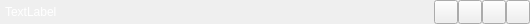
    <widget class="QWidget" name="top" native="true">
     <property name="sizePolicy">
      <sizepolicy hsizetype="Expanding" vsizetype="Fixed">
       <horstretch>0</horstretch>
       <verstretch>0</verstretch>
      </sizepolicy>
     </property>
     <property name="minimumSize">
      <size>
       <width>0</width>
       <height>24</height>
      </size>
     </property>
     <property name="maximumSize">
      <size>
       <width>16777215</width>
       <height>24</height>
      </size>
     </property>
     <property name="styleSheet">
      <string notr="true">#top
{
background-color:rgb(52, 52, 52);
}</string>
     </property>
     <layout class="QHBoxLayout" name="horizontalLayout">
      <property name="spacing">
       <number>0</number>
      </property>
      <property name="leftMargin">
       <number>5</number>
      </property>
      <property name="topMargin">
       <number>0</number>
      </property>
      <property name="rightMargin">
       <number>0</number>
      </property>
      <property name="bottomMargin">
       <number>0</number>
      </property>
      <item>
       <widget class="QLabel" name="label">
        <property name="styleSheet">
         <string notr="true">QLabel
{
color:white;
}</string>
        </property>
        <property name="text">
         <string>TextLabel</string>
        </property>
       </widget>
      </item>
      <item>
       <spacer name="horizontalSpacer">
        <property name="orientation">
         <enum>Qt::Horizontal</enum>
        </property>
        <property name="sizeHint" stdset="0">
         <size>
          <width>377</width>
          <height>20</height>
         </size>
        </property>
       </spacer>
      </item>
      <item>
       <widget class="QPushButton" name="lock">
        <property name="sizePolicy">
         <sizepolicy hsizetype="Fixed" vsizetype="Fixed">
          <horstretch>0</horstretch>
          <verstretch>0</verstretch>
         </sizepolicy>
        </property>
        <property name="minimumSize">
         <size>
          <width>24</width>
          <height>24</height>
         </size>
        </property>
        <property name="maximumSize">
         <size>
          <width>24</width>
          <height>24</height>
         </size>
        </property>
        <property name="styleSheet">
         <string notr="true">#lock
{
border-image: url(:/res/telephone/frw.png);
}
#lock:checked
{
border-image: url(:/res/telephone/fro.png)
}</string>
        </property>
        <property name="text">
         <string/>
        </property>
        <property name="checkable">
         <bool>true</bool>
        </property>
       </widget>
      </item>
      <item>
       <widget class="QPushButton" name="min">
        <property name="sizePolicy">
         <sizepolicy hsizetype="Fixed" vsizetype="Fixed">
          <horstretch>0</horstretch>
          <verstretch>0</verstretch>
         </sizepolicy>
        </property>
        <property name="minimumSize">
         <size>
          <width>24</width>
          <height>24</height>
         </size>
        </property>
        <property name="maximumSize">
         <size>
          <width>24</width>
          <height>24</height>
         </size>
        </property>
        <property name="styleSheet">
         <string notr="true">#min
{
border-image: url(:/res/telephone/mini.png);
}
#min:hover
{
background-color:rgba(223, 223, 223,120);
}</string>
        </property>
        <property name="text">
         <string/>
        </property>
       </widget>
      </item>
      <item>
       <widget class="QPushButton" name="ctrl">
        <property name="sizePolicy">
         <sizepolicy hsizetype="Fixed" vsizetype="Fixed">
          <horstretch>0</horstretch>
          <verstretch>0</verstretch>
         </sizepolicy>
        </property>
        <property name="minimumSize">
         <size>
          <width>24</width>
          <height>24</height>
         </size>
        </property>
        <property name="maximumSize">
         <size>
          <width>24</width>
          <height>24</height>
         </size>
        </property>
        <property name="styleSheet">
         <string notr="true">#ctrl
{
border-image: url(:/res/telephone/ctrl_max.png);
}
#ctrl:hover
{
background-color:rgba(223, 223, 223,120);
}
#ctrl:checked
{
border-image: url(:/res/telephone/ctrl_nor.png);
}</string>
        </property>
        <property name="text">
         <string/>
        </property>
        <property name="checkable">
         <bool>true</bool>
        </property>
       </widget>
      </item>
      <item>
       <widget class="QPushButton" name="close">
        <property name="sizePolicy">
         <sizepolicy hsizetype="Fixed" vsizetype="Fixed">
          <horstretch>0</horstretch>
          <verstretch>0</verstretch>
         </sizepolicy>
        </property>
        <property name="minimumSize">
         <size>
          <width>24</width>
          <height>24</height>
         </size>
        </property>
        <property name="maximumSize">
         <size>
          <width>24</width>
          <height>24</height>
         </size>
        </property>
        <property name="styleSheet">
         <string notr="true">#close
{
border-image: url(:/res/telephone/cls.png);
}
#close:hover
{
background-color: rgb(214, 0, 3);
}
#close:pressed
{
background-color: rgb(179, 0, 2)
}</string>
        </property>
        <property name="text">
         <string/>
        </property>
       </widget>
      </item>
     </layout>
    </widget>
